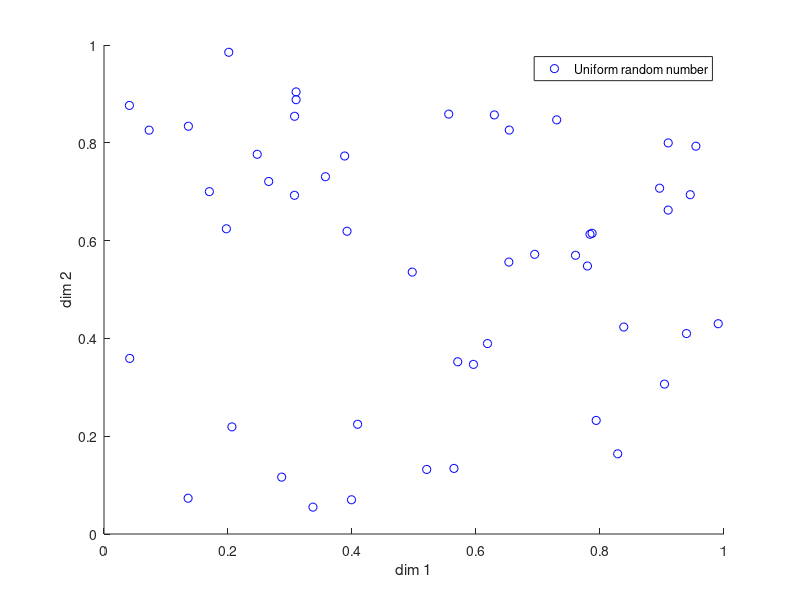

The MATLAB script that drew this image:
clear all;
k=2;
N=50;

b=[2 3 5 7 11 13 17 19 23 29 31 37 41 43 47 53 59 61 67 71 73 79 83 89 97];

for n=1:N
  for i=1:k
    Y(i,n)=rand(1);
  end
end


figure(1);
clf;
hold on;
axis([0 1 0 1]);

plot(Y(1,:),Y(2,:),'bo','DisplayName',"Uniform random number");
xlabel('dim 1');
ylabel('dim 2');
legend('show');